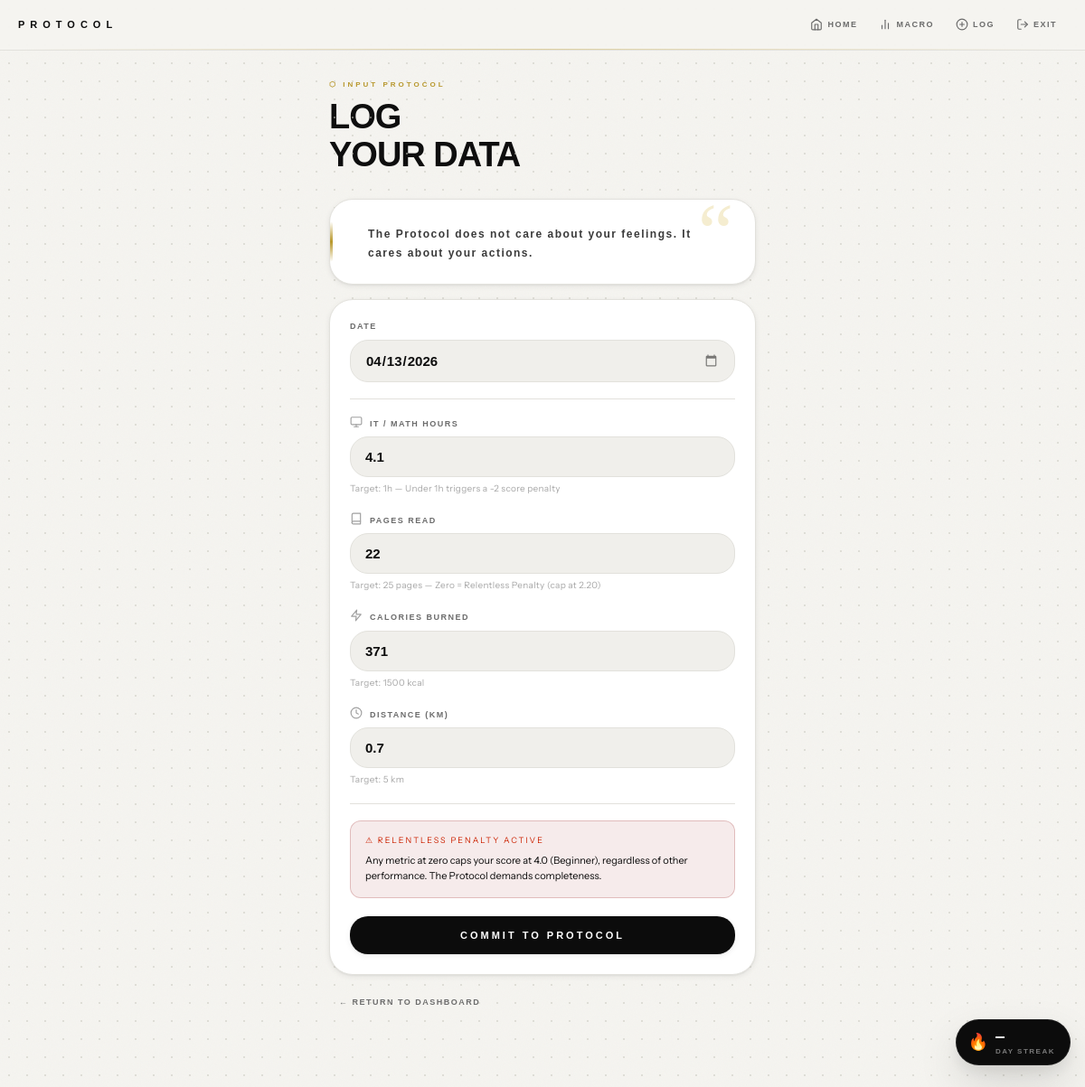
/report/add/2026-04-13/ (signed in), run on the app's committed database.
### protocol_app/models.py (models this page shows, shortened)
class MotivationQuote(models.Model):
    FONT_CHOICES = [
        ('serif',    'Serif / Calligraphy'),
        ('orbitron', 'Orbitron / Tech'),
        ('playfair', 'Playfair Display / Editorial'),
    ]
    text       = models.TextField()
    font_style = models.CharField(max_length=20, choices=FONT_CHOICES, default='playfair')
    is_active  = models.BooleanField(default=True)
    created_at = models.DateTimeField(auto_now_add=True)
    class Meta:
        ordering = ['-created_at']

class DailyReport(models.Model):
    user          = models.ForeignKey(User, on_delete=models.CASCADE, related_name='reports')
    date          = models.DateField(default=timezone.localdate)
    it_math_hours = models.FloatField(default=0.0, help_text="Target: 1 hour")
    pages_read    = models.IntegerField(default=0,  help_text="Target: 50 pages")
    calories      = models.IntegerField(default=0,  help_text="Target: 500 kcal")
    distance_km   = models.FloatField(default=0.0,  help_text="Target: 5 km")
    ai_comment    = models.TextField(blank=True, default='')
    created_at    = models.DateTimeField(auto_now_add=True)
    updated_at    = models.DateTimeField(auto_now=True)
    class Meta:
        unique_together = ('user', 'date')
        ordering = ['-date']
    IT_TARGET       = 1.0     # hours
    PAGES_TARGET    = 25      # pages
    KCAL_TARGET     = 1500     # calories
    KM_TARGET       = 5.0     # km
    IT_MAX_PTS      = 7.00
    BOOKS_MAX_PTS   = 5.25
    KCAL_MAX_PTS    = 5.25
    KM_MAX_PTS      = 5.25
    MAX_DAILY_SCORE = 22.75   # 7 + 5.25 + 5.25 + 5.25
    RANK_THRESHOLDS = [
        (0.00,  'Unranked',       'unranked'),
        (1.00,  'Novice I',       'novice_1'),
        (2.21,  'Novice II',      'novice_2'),
        (3.42,  'Novice III',     'novice_3'),
        (4.63,  'Novice IV',      'novice_4'),
        (5.84,  'Apprentice I',   'apprentice_1'),
        (7.04,  'Apprentice II',  'apprentice_2'),
        (8.25,  'Apprentice III', 'apprentice_3'),
        (9.46,  'Intermediate I', 'intermediate_1'),
        (10.67, 'Intermediate II','intermediate_2'),
        (11.88, 'Intermediate III','intermediate_3'),
        (13.08, 'Advanced I',     'advanced_1'),
        (14.29, 'Advanced II',    'advanced_2'),
        (15.50, 'Advanced III',   'advanced_3'),
        (16.71, 'Expert',         'expert'),
        (17.92, 'Expert Pro',     'expert_pro'),
        (19.13, 'Master',         'master'),
        (20.33, 'Grandmaster',    'grandmaster'),
        (21.54, 'Apex',           'apex'),
        (22.75, 'Protocolmaxxer', 'protocolmaxxer'),
    ]
    @property
    def rank_slug(self):
        """
        Slug used to find the rank image.
        Image path: /static/protocol_app/ranks/<slug>.png
        Drop your PNG files into that folder with these exact names.
        """
        return self.rank_data[2]

### protocol_app/views.py (the view, shortened to what this page needs)
# urls.py: path('report/add/',          views.AddReportView.as_view(),    name='add_report'),
class AddReportView(LoginRequiredMixin, View):
    template_name = 'protocol_app/add_report.html'
    def get_initial_date(self):
        date_str = self.kwargs.get('date')
        if date_str:
            try:
                return datetime.date.fromisoformat(date_str)
            except ValueError:
                pass
        return timezone.localdate()
    def get(self, request, *args, **kwargs):
        from django.shortcuts import render
        target_date = self.get_initial_date()
        try:
            existing = DailyReport.objects.get(user=request.user, date=target_date)
            form = DailyReportForm(instance=existing)
        except DailyReport.DoesNotExist:
            form = DailyReportForm(initial={'date': target_date})
        return render(request, self.template_name, {
            'form':        form,
            'target_date': target_date,
        })

### core/context_processors/protocol_context.py (called while the page is built)
def protocol_quote(request):
    try:
        from protocol_app.models import MotivationQuote
        quotes = list(MotivationQuote.objects.filter(is_active=True))
        quote = random.choice(quotes) if quotes else None
    except Exception:
        quote = None
    return {'global_quote': quote}

### protocol_app/templates/protocol_app/add_report.html (shortened to what this page needs)
{% extends 'protocol_app/base.html' %}
{% block content %}
<div class="add-report-wrap">
  <div class="page-header">
    <div class="page-eyebrow">⬡ INPUT PROTOCOL</div>
    <h1 class="page-title">
      LOG<br>YOUR DATA
    </h1>
  </div>
  {% if global_quote %}
  <div class="quote-card mb-16">
    <p class="quote-text {{ global_quote.font_style }}">{{ global_quote.text }}</p>
  </div>
  {% endif %}
  <div class="protocol-card">
    <form method="post" novalidate onsubmit="showProcessing()">
      <div class="form-group">
        <label class="form-label">Date</label>
        {{ form.date }}
      </div>
      <div class="divider"></div>
      <div class="form-group">
        <label class="form-label">
          IT / MATH HOURS
        </label>
        {{ form.it_math_hours }}
        <div class="input-hint">Target: 1h — Under 1h triggers a -2 score penalty</div>
      </div>
      <div class="form-group">
        <label class="form-label">
          PAGES READ
        </label>
        {{ form.pages_read }}
        <div class="input-hint">Target: 25 pages — Zero = Relentless Penalty (cap at 2.20)</div>
      </div>
      <div class="form-group">
        <label class="form-label">
          <svg width="14" height="14" viewBox="0 0 24 24" fill="none" stroke="#A0A0A0" stroke-width="2" stroke-linecap="round" stroke-linejoin="round" style="margin-right:8px; vertical-align:text-bottom;">
            <path d="M13 2L3 14h9l-1 8 10-12h-9l1-8z"></path>
          </svg>CALORIES BURNED
        </label>
        {{ form.calories }}
        <div class="input-hint">Target: 1500 kcal</div>
      </div>
      <div class="form-group">
        <label class="form-label">
          <svg width="14" height="14" viewBox="0 0 24 24" fill="none" stroke="#A0A0A0" stroke-width="2" stroke-linecap="round" stroke-linejoin="round" style="margin-right:8px; vertical-align:text-bottom;">
            <circle cx="12" cy="12" r="10"></circle><polyline points="12 6 12 12 16 14"></polyline>
          </svg>DISTANCE (KM)
        </label>
        {{ form.distance_km }}
        <div class="input-hint">Target: 5 km</div>
      </div>
      <div class="divider"></div>
      <div style="background: rgba(139,0,0,0.08); border: 1px solid rgba(139,0,0,0.2); border-radius: 12px; padding: 14px 16px; margin-bottom: 20px;">
        <p style="font-family: var(--font-head); font-size: 9px; letter-spacing: 2px; color: #cc2200; margin-bottom: 6px;">
          ⚠ RELENTLESS PENALTY ACTIVE
        </p>
        <p style="font-size: 11px; color: var(--text-secondary); line-height: 1.6;">
          Any metric at zero caps your score at 4.0 (Beginner), regardless of other performance.
          The Protocol demands completeness.
        </p>
      </div>
      <button type="submit" class="protocol-submit-btn">
        COMMIT TO PROTOCOL
      </button>
    </form>
  </div>
  <div style="text-align:center; margin-top:16px;">
    <a href="{% url 'dashboard' %}" class="nav-link">← RETURN TO DASHBOARD</a>
  </div>
</div>
{% endblock %}

### data on the page
MotivationQuote: text "The Protocol does not care about your feelings. It cares about your actions."
DailyReport: date "04/13/2026", it_math_hours "4.1", pages_read "22", calories "371", distance_km "0.7"
